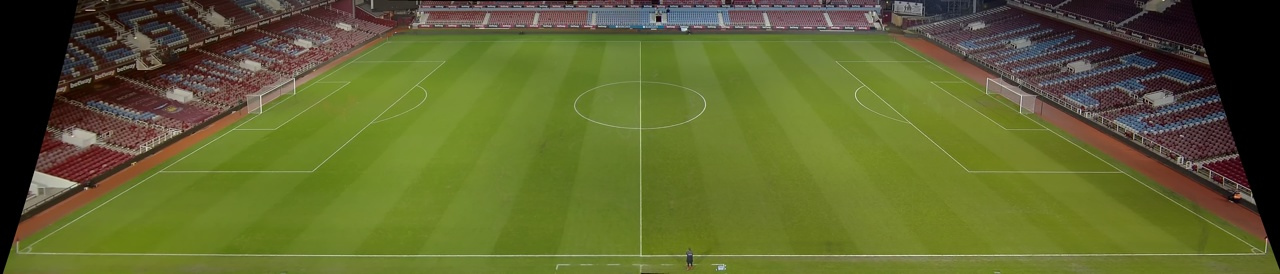
#> input picture img/side-view.jpg, 1280 x 274 px
$ python -i YOLO.py   (imports and definitions only)
#> lines starting #> are read from the running program, lines starting #| are printed output that depends on the picture
import cv2
import numpy as np
import torch

bg_filpath = '../img/side-view.jpg'
vid_filepath = '../vid/panorama.avi'
oripoints_filepath = '..//txt//sideviewcorners.txt'

'''对于YOLO5的测试，足球场目标过小，蒙版后的运动员只能识别到近处'''

def YOLOtest():
	bg_img = cv2.imread(bg_filpath) #背景画面
#> bg_img is the input picture: shape (274, 1280, 3); mean B, G, R 46.5, 100.8, 94.9
	gray_bg_img = cv2.cvtColor(bg_img, cv2.COLOR_BGR2GRAY)#读入的图像转换为灰度图像格式
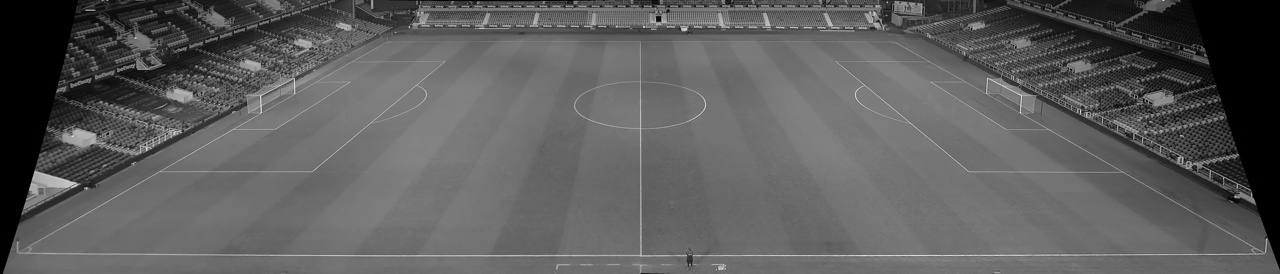
#> gray_bg_img: shape (274, 1280); min 0, max 231, mean 92.8
#> (the run stopped early here; a loop or call above may not have finished)
